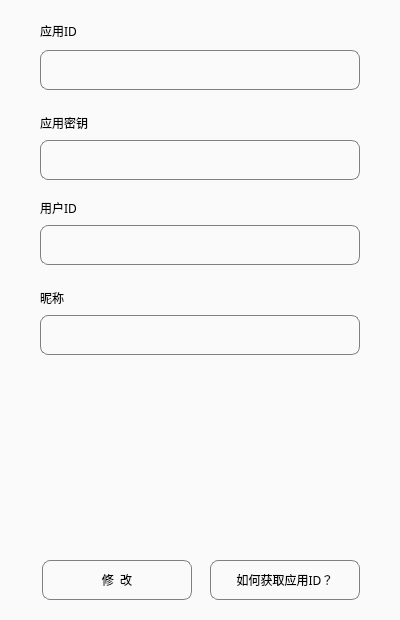
<?xml version="1.0" encoding="UTF-8"?>
<ui version="4.0">
 <class>AppSetupDialog</class>
 <widget class="QDialog" name="AppSetupDialog">
  <property name="geometry">
   <rect>
    <x>0</x>
    <y>0</y>
    <width>400</width>
    <height>620</height>
   </rect>
  </property>
  <property name="font">
   <font>
    <family>微软雅黑</family>
    <pointsize>14</pointsize>
   </font>
  </property>
  <property name="windowTitle">
   <string>应用设置</string>
  </property>
  <property name="windowIcon">
   <iconset resource="images.qrc">
    <normaloff>:/images/img_icon.png</normaloff>:/images/img_icon.png</iconset>
  </property>
  <property name="autoFillBackground">
   <bool>false</bool>
  </property>
  <property name="styleSheet">
   <string notr="true">background-color: rgb(250, 250, 250);</string>
  </property>
  <widget class="QPushButton" name="btn_help">
   <property name="geometry">
    <rect>
     <x>210</x>
     <y>560</y>
     <width>150</width>
     <height>40</height>
    </rect>
   </property>
   <property name="font">
    <font>
     <family>微软雅黑</family>
     <pointsize>9</pointsize>
    </font>
   </property>
   <property name="styleSheet">
    <string notr="true">border: 1px solid gray;/*设置边框的粗细，以及颜色*/
border-radius: 8px;/*设置圆角的大小*/
padding: 0 5px;/*如果没有内容光标在开始往后移动0.8像素点*/
selection-background-color: darkgray;</string>
   </property>
   <property name="text">
    <string>如何获取应用ID？</string>
   </property>
  </widget>
  <widget class="QLineEdit" name="edit_appId">
   <property name="geometry">
    <rect>
     <x>40</x>
     <y>50</y>
     <width>320</width>
     <height>40</height>
    </rect>
   </property>
   <property name="font">
    <font>
     <family>微软雅黑</family>
     <pointsize>9</pointsize>
    </font>
   </property>
   <property name="styleSheet">
    <string notr="true">border: 1px solid gray;/*设置边框的粗细，以及颜色*/
border-radius: 8px;/*设置圆角的大小*/
padding: 0 8px;/*如果没有内容光标在开始往后移动0.8像素点*/
selection-background-color: darkgray;</string>
   </property>
  </widget>
  <widget class="QLabel" name="label_3">
   <property name="geometry">
    <rect>
     <x>40</x>
     <y>115</y>
     <width>81</width>
     <height>16</height>
    </rect>
   </property>
   <property name="font">
    <font>
     <family>微软雅黑</family>
     <pointsize>9</pointsize>
    </font>
   </property>
   <property name="text">
    <string>应用密钥</string>
   </property>
  </widget>
  <widget class="QPushButton" name="btn_ok">
   <property name="geometry">
    <rect>
     <x>42</x>
     <y>560</y>
     <width>150</width>
     <height>40</height>
    </rect>
   </property>
   <property name="font">
    <font>
     <family>微软雅黑</family>
     <pointsize>9</pointsize>
    </font>
   </property>
   <property name="styleSheet">
    <string notr="true">border: 1px solid gray;/*设置边框的粗细，以及颜色*/
border-radius: 8px;/*设置圆角的大小*/
padding: 0 5px;/*如果没有内容光标在开始往后移动0.8像素点*/
selection-background-color: darkgray;</string>
   </property>
   <property name="text">
    <string>修  改</string>
   </property>
  </widget>
  <widget class="QLineEdit" name="edit_appSecret">
   <property name="geometry">
    <rect>
     <x>40</x>
     <y>140</y>
     <width>320</width>
     <height>40</height>
    </rect>
   </property>
   <property name="font">
    <font>
     <family>微软雅黑</family>
     <pointsize>9</pointsize>
    </font>
   </property>
   <property name="styleSheet">
    <string notr="true">border: 1px solid gray;/*设置边框的粗细，以及颜色*/
border-radius: 8px;/*设置圆角的大小*/
padding: 0 8px;/*如果没有内容光标在开始往后移动0.8像素点*/
selection-background-color: darkgray;</string>
   </property>
  </widget>
  <widget class="QLabel" name="label_2">
   <property name="geometry">
    <rect>
     <x>40</x>
     <y>20</y>
     <width>51</width>
     <height>21</height>
    </rect>
   </property>
   <property name="font">
    <font>
     <family>微软雅黑</family>
     <pointsize>9</pointsize>
    </font>
   </property>
   <property name="text">
    <string>应用ID</string>
   </property>
  </widget>
  <widget class="QLabel" name="label_info">
   <property name="geometry">
    <rect>
     <x>60</x>
     <y>380</y>
     <width>281</width>
     <height>20</height>
    </rect>
   </property>
   <property name="styleSheet">
    <string notr="true">color: rgb(255, 0, 0);</string>
   </property>
   <property name="text">
    <string/>
   </property>
   <property name="alignment">
    <set>Qt::AlignCenter</set>
   </property>
  </widget>
  <widget class="QLineEdit" name="edit_userId">
   <property name="geometry">
    <rect>
     <x>40</x>
     <y>225</y>
     <width>320</width>
     <height>40</height>
    </rect>
   </property>
   <property name="font">
    <font>
     <family>微软雅黑</family>
     <pointsize>9</pointsize>
    </font>
   </property>
   <property name="styleSheet">
    <string notr="true">border: 1px solid gray;/*设置边框的粗细，以及颜色*/
border-radius: 8px;/*设置圆角的大小*/
padding: 0 8px;/*如果没有内容光标在开始往后移动0.8像素点*/
selection-background-color: darkgray;</string>
   </property>
  </widget>
  <widget class="QLabel" name="label_4">
   <property name="geometry">
    <rect>
     <x>40</x>
     <y>200</y>
     <width>81</width>
     <height>16</height>
    </rect>
   </property>
   <property name="font">
    <font>
     <family>微软雅黑</family>
     <pointsize>9</pointsize>
    </font>
   </property>
   <property name="text">
    <string>用户ID</string>
   </property>
  </widget>
  <widget class="QLineEdit" name="edit_userName">
   <property name="geometry">
    <rect>
     <x>40</x>
     <y>315</y>
     <width>320</width>
     <height>40</height>
    </rect>
   </property>
   <property name="font">
    <font>
     <family>微软雅黑</family>
     <pointsize>9</pointsize>
    </font>
   </property>
   <property name="styleSheet">
    <string notr="true">border: 1px solid gray;/*设置边框的粗细，以及颜色*/
border-radius: 8px;/*设置圆角的大小*/
padding: 0 8px;/*如果没有内容光标在开始往后移动0.8像素点*/
selection-background-color: darkgray;</string>
   </property>
  </widget>
  <widget class="QLabel" name="label_5">
   <property name="geometry">
    <rect>
     <x>40</x>
     <y>290</y>
     <width>81</width>
     <height>16</height>
    </rect>
   </property>
   <property name="font">
    <font>
     <family>微软雅黑</family>
     <pointsize>9</pointsize>
    </font>
   </property>
   <property name="text">
    <string>昵称</string>
   </property>
  </widget>
 </widget>
 <resources>
  <include location="images.qrc"/>
 </resources>
 <connections/>
</ui>
